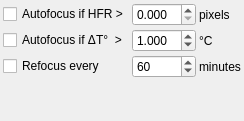
       <widget class="QWidget" name="focusLimitsTab">
        <attribute name="title">
         <string>Focus Limits</string>
        </attribute>
        <layout class="QGridLayout" name="gridLayout_5">
         <property name="leftMargin">
          <number>3</number>
         </property>
         <property name="topMargin">
          <number>3</number>
         </property>
         <property name="rightMargin">
          <number>3</number>
         </property>
         <property name="bottomMargin">
          <number>3</number>
         </property>
         <property name="spacing">
          <number>3</number>
         </property>
         <item row="2" column="0">
          <widget class="QCheckBox" name="limitRefocusS">
           <property name="enabled">
            <bool>true</bool>
           </property>
           <property name="text">
            <string>Refocus every</string>
           </property>
          </widget>
         </item>
         <item row="1" column="2">
          <widget class="QLabel" name="label_9">
           <property name="text">
            <string>°C</string>
           </property>
          </widget>
         </item>
         <item row="1" column="0">
          <widget class="QCheckBox" name="limitFocusDeltaTS">
           <property name="enabled">
            <bool>true</bool>
           </property>
           <property name="toolTip">
            <string>&lt;html&gt;&lt;head/&gt;&lt;body&gt;&lt;p&gt;Perform autofocus when the change in temperature since last focus exceeded this limit&lt;/p&gt;&lt;/body&gt;&lt;/html&gt;</string>
           </property>
           <property name="text">
            <string>Autofocus if ΔT°  &gt;</string>
           </property>
          </widget>
         </item>
         <item row="2" column="2">
          <widget class="QLabel" name="textLabel_1_2_7">
           <property name="text">
            <string>minutes</string>
           </property>
          </widget>
         </item>
         <item row="0" column="1">
          <widget class="QDoubleSpinBox" name="limitFocusHFRN">
           <property name="enabled">
            <bool>true</bool>
           </property>
           <property name="decimals">
            <number>3</number>
           </property>
           <property name="minimum">
            <double>0.000000000000000</double>
           </property>
           <property name="maximum">
            <double>10.000000000000000</double>
           </property>
           <property name="singleStep">
            <double>0.100000000000000</double>
           </property>
           <property name="value">
            <double>0.000000000000000</double>
           </property>
          </widget>
         </item>
         <item row="2" column="1">
          <widget class="QSpinBox" name="limitRefocusN">
           <property name="enabled">
            <bool>true</bool>
           </property>
           <property name="minimum">
            <number>1</number>
           </property>
           <property name="maximum">
            <number>999</number>
           </property>
           <property name="value">
            <number>60</number>
           </property>
          </widget>
         </item>
         <item row="0" column="0">
          <widget class="QCheckBox" name="limitFocusHFRS">
           <property name="enabled">
            <bool>true</bool>
           </property>
           <property name="toolTip">
            <string>Perform autofocusing once Half-Flux-Radius (HFR) value exceeds this limit</string>
           </property>
           <property name="text">
            <string>Autofocus if HFR &gt;</string>
           </property>
          </widget>
         </item>
         <item row="0" column="2">
          <widget class="QLabel" name="textLabel1_2_5">
           <property name="toolTip">
            <string>Number of images to capture</string>
           </property>
           <property name="whatsThis">
            <string/>
           </property>
           <property name="text">
            <string>pixels</string>
           </property>
          </widget>
         </item>
         <item row="1" column="1">
          <widget class="QDoubleSpinBox" name="limitFocusDeltaTN">
           <property name="enabled">
            <bool>true</bool>
           </property>
           <property name="decimals">
            <number>3</number>
           </property>
           <property name="minimum">
            <double>0.100000000000000</double>
           </property>
           <property name="maximum">
            <double>10.000000000000000</double>
           </property>
           <property name="singleStep">
            <double>0.100000000000000</double>
           </property>
           <property name="value">
            <double>1.000000000000000</double>
           </property>
          </widget>
         </item>
         <item row="3" column="0">
          <spacer name="verticalSpacer">
           <property name="orientation">
            <enum>Qt::Vertical</enum>
           </property>
           <property name="sizeHint" stdset="0">
            <size>
             <width>20</width>
             <height>40</height>
            </size>
           </property>
          </spacer>
         </item>
        </layout>
       </widget>
